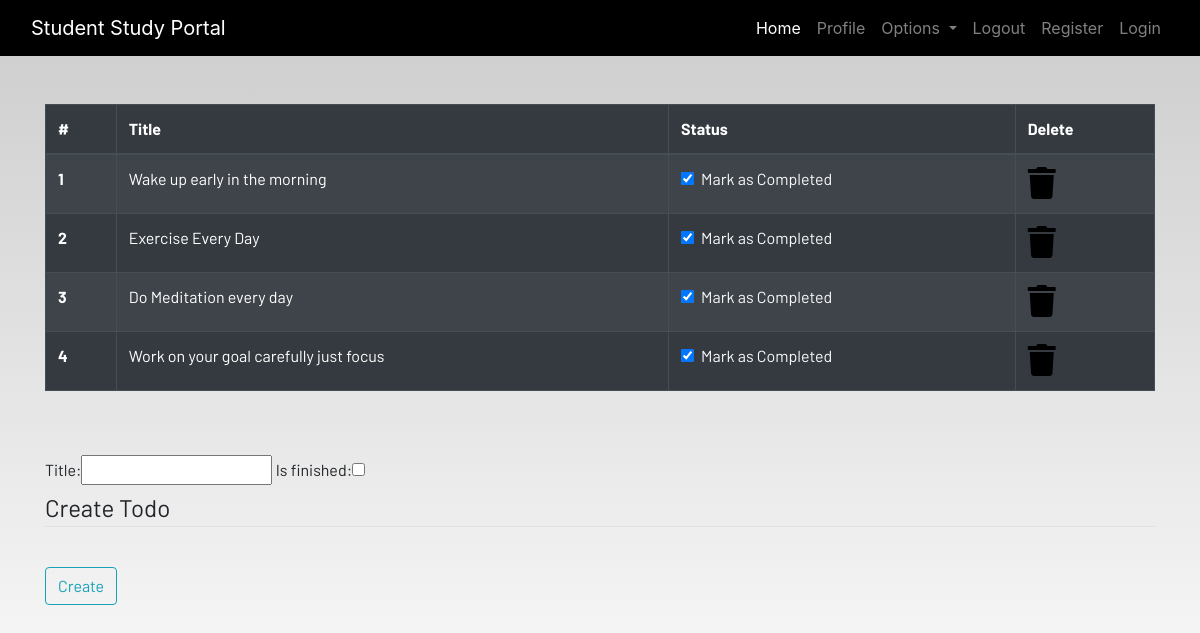
The app's page /todo (signed in) with its own data.
### dashboard/models.py (models this page shows, shortened)
class Todo(models.Model):
  user = models.ForeignKey(User,on_delete=models.CASCADE)
  title = models.CharField(max_length=100)
  is_finished = models.BooleanField(default=False)

### dashboard/views.py (the view)
# urls.py: path('todo',views.todo,name='todo'),
def todo(request):
  if request.method == 'POST':
    form = TodoForm(request.POST)
    if form.is_valid():
      try:
        finished =request.POST['is_finished']
        if finished == 'on':
          finished = True
        else:
          finished = False
      except:
        finished = False
      todos = Todo(
        user = request.user,
        title = request.POST['title'],
        is_finished = finished
      )
      todos.save()
      messages.success(request, F'Todo added from {request.user.username}!!')
  else:
    form = TodoForm()
  todo = Todo.objects.filter(user=request.user)
  if len(todo) == 0:
    todos_done = True
  else:
    todos_done = False
  context = {
    'form': form,
    'todos' : todo,
    'todos_done' : todos_done
  }
  return render(request,'dashboard/todo.html',context)

### dashboard/forms.py
class TodoForm(forms.ModelForm):
  class Meta:
    model = Todo
    fields = ['title', 'is_finished']

### dashboard/templates/dashboard/todo.html
{% extends 'dashboard/base.html' %} {% load static %} {% block content %}
<div class="container">
  {% if not toods_done %}
  <table class="table table-striped table-bordered table-hover table-dark">
    <thead>
      <tr>
        <th scope="col">#</th>
        <th scope="col">Title</th>
        <th scope="col">Status</th>
        <th scope="col">Delete</th>
      </tr>
    </thead>
    <tbody>
      {% for todo in todos %}
      <tr>
        <th scope="row">{{forloop.counter}}</th>
        <td>{{todo.title}}</td>
        <td>
          <a href="{% url 'updated-todos' todo.id %}">
            <div class="form-check">
              {% if todo.is_finished == True %}
              <input
                class="form-check-input"
                type="checkbox"
                value=""
                checked
              />
              {% else %}
              <input class="form-check-input" type="checkbox" value="" />
              {% endif %}
              <label class="form-check-label text-light" for="flexCheckDefault">
                Mark as Completed
              </label>
            </div>
          </a>
        </td>
        <td>
          <a href="{% url 'deleted_todo' todo.id %}"
            ><i class="fa fa-trash fa-2x"></i
          ></a>
        </td>
      </tr>
      {% endfor %}
    </tbody>
  </table>
  {% else %}
  <h4>All tasks have been done!! create to add more</h4>
  {% endif %}
</div>
<br /><br />
<div class="container">
  <form method="POST">
    {% csrf_token %} {{form}}
    <fieldset class="form-group">
      <legend class="border-bottom mb-4">Create Todo</legend>
    </fieldset>
    <div class="form-group">
      <button href="" class="btn btn-outline-info" type="submit">Create</button>
    </div>
  </form>
</div>
{% endblock content %}

### static/css/main.css (style rules this page uses)
html { scroll-behavior: smooth; height: 100%; width: 100%; }
a { text-decoration: none !important; color: black; }
html, body { max-width: 100%; overflow-x: hidden; height: 100%; width: 100%; }
body { background: linear-gradient(rgba(0, 0, 0, 0.2), rgba(255, 255, 255, 0.5)); overflow-x: hidden; background-repeat: no-repeat; }
.fa { color: black; }

### records on screen
Todo: title "Wake up early in the morning"
Todo: title "Exercise Every Day"
Todo: title "Do Meditation every day"
Todo: title "Work on your goal carefully just focus"
